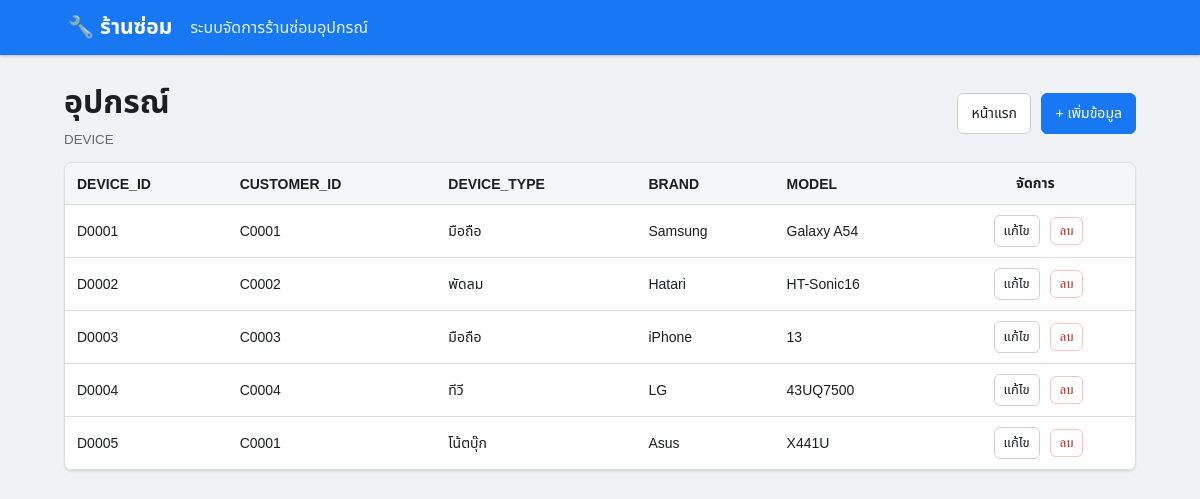
The page /table/DEVICE on the database its author committed.
### tables this page shows
CREATE TABLE DEVICE (
 DEVICE_ID CHAR(5) PRIMARY KEY,
 CUSTOMER_ID CHAR(5) NOT NULL,
 DEVICE_TYPE VARCHAR(50) NOT NULL,
 BRAND VARCHAR(50) NOT NULL,
 MODEL VARCHAR(50),
 FOREIGN KEY (CUSTOMER_ID) REFERENCES CUSTOMER(CUSTOMER_ID)
);

### app.py (the view)
@app.route("/table/<table>")
def table_view(table):
    if table not in TABLES: return "ไม่พบตาราง", 404
    con = db()
    rows = con.execute(f"SELECT * FROM {table}").fetchall()
    con.close()
    pks = PRIMARY_KEYS.get(table, [])
    return render_template("table.html", table=table, title=TABLES[table][0],
                           columns=TABLES[table][1], rows=rows, pks=pks)

### app.py (called while the page is built)
def db():
    con = sqlite3.connect(DB)
    con.row_factory = sqlite3.Row
    con.execute("PRAGMA foreign_keys = ON")
    return con

### templates/table.html
{% extends "base.html" %}{% block content %}
<div class="bar">
  <div><h1>{{title}}</h1><small>{{table}}</small></div>
  <div>
    <a class="btn" href="{{ url_for('index') }}">หน้าแรก</a>
    <a class="btn primary" href="{{ url_for('add', table=table) }}">+ เพิ่มข้อมูล</a>
  </div>
</div>
<div class="tablewrap">
  <table>
    <thead>
      <tr>
        {% for c in columns %}<th>{{ c }}</th>{% endfor %}
        <th class="action-col">จัดการ</th>
      </tr>
    </thead>
    <tbody>
      {% for r in rows %}
      <tr>
        {% for c in columns %}<td>{{ r[c] if r[c] is not none else '-' }}</td>{% endfor %}
        <td class="action-col">
          {% set pk_path = pks | map(attribute=0) | map('extract', r) | join('/') if false else [] %}
          {% set pk_parts = [] %}
          {% for pk in pks %}{% set _ = pk_parts.append(r[pk]) %}{% endfor %}
          {% set pk_path = pk_parts | join('/') %}
          <a class="btn btn-sm" href="{{ url_for('edit', table=table, pk_vals=pk_path) }}">แก้ไข</a>
          <form method="post" action="{{ url_for('delete', table=table, pk_vals=pk_path) }}" style="display:inline" onsubmit="return confirm('ยืนยันการลบ?')">
            <button class="btn btn-sm danger" type="submit">ลบ</button>
          </form>
        </td>
      </tr>
      {% else %}
      <tr><td colspan="{{ columns|length + 1 }}">ยังไม่มีข้อมูล</td></tr>
      {% endfor %}
    </tbody>
  </table>
</div>
{% endblock %}

### templates/base.html
<!doctype html>
<html lang="th"><head><meta charset="utf-8"><meta name="viewport" content="width=device-width,initial-scale=1">
<title>{{ title or "ระบบร้านซ่อม" }}</title><link rel="stylesheet" href="{{ url_for('static',filename='style.css') }}"></head>
<body><header><div class="top"><a href="{{ url_for('index') }}" class="logo">🔧 ร้านซ่อม</a><span>ระบบจัดการร้านซ่อมอุปกรณ์</span></div></header>
<main>{% with messages=get_flashed_messages(with_categories=true) %}{% for cat,msg in messages %}<div class="msg {{cat}}">{{msg}}</div>{% endfor %}{% endwith %}{% block content %}{% endblock %}</main>
</body></html>

### static/style.css (style rules this page uses)
* { box-sizing: border-box; }
body { margin: 0; background: #f0f2f5; color: #1c1e21; font-family: Arial, "Noto Sans Thai", sans-serif; }
header { background: #1877f2; color: white; box-shadow: 0 1px 3px #bbb; }
.top { max-width: 1100px; margin: auto; padding: 12px 18px; display: flex; align-items: center; gap: 18px; }
.logo { color: white; text-decoration: none; font-size: 21px; font-weight: 700; }
.top span { opacity: .9; }
main { max-width: 1100px; margin: 24px auto; padding: 0 14px; }
.hero, .card, .formbox, .tablewrap { background: white; border: 1px solid #ddd; border-radius: 8px; box-shadow: 0 1px 2px #ddd; }
.bar { display: flex; justify-content: space-between; align-items: center; margin-bottom: 14px; gap: 10px; }
.bar h1 { margin: 0 0 3px; }
.bar small { color: #65676b; }
.btn { display: inline-block; padding: 9px 13px; border-radius: 6px; border: 1px solid #ccd0d5; background: #fff; color: #1c1e21; text-decoration: none; margin-left: 6px; cursor: pointer; font-size: 14px; }
.btn.primary { background: #1877f2; color: white; border-color: #1877f2; }
.btn.danger { background: #fff; color: #b42318; border-color: #f5c6c3; }
.btn-sm { padding: 5px 9px; font-size: 13px; }
.tablewrap { overflow: auto; }
table { border-collapse: collapse; width: 100%; font-size: 14px; }
th { background: #f5f6f7; text-align: left; }
th, td { padding: 10px 12px; border-bottom: 1px solid #ddd; white-space: nowrap; }
.action-col { text-align: center; white-space: nowrap; }

### rows shown on the page
DEVICE: DEVICE_ID "D0001" "C0001" "มือถือ" "Samsung" "Galaxy A54"
DEVICE: DEVICE_ID "D0002" "C0002" "พัดลม" "Hatari" "HT-Sonic16"
DEVICE: DEVICE_ID "D0003" "C0003" "มือถือ" "iPhone" "13"
DEVICE: DEVICE_ID "D0004" "C0004" "ทีวี" "LG" "43UQ7500"
DEVICE: DEVICE_ID "D0005" "C0001" "โน้ตบุ๊ก" "Asus" "X441U"

### other values the page prints
{{ title }} "อุปกรณ์"
{{ table }} "DEVICE"
{{ c }} "DEVICE_ID" "CUSTOMER_ID" "DEVICE_TYPE" "BRAND" "MODEL"
